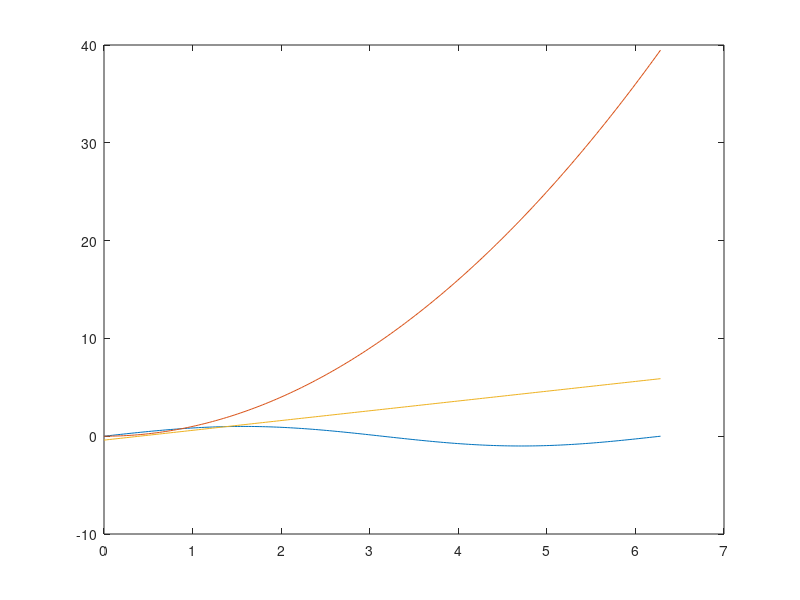

The MATLAB script that drew this image:
a=2;
b=2;
c=a+b;
disp(c);
disp(a*c);
q=sin(c);
h=cos(67)
disp(q);
s=[1,2,3,4];
p=[5;6;7;8];
disp(s*p);
disp(s');
a
g=[1,2,3;4,5,6;7,8,9];
k=[2,4,6;1,3,5;7,8,9];
g*k 
x = 0:pi/100:2*pi;
y1 = sin(x);
y2=x.^2;
y3=x-0.4;
plot(x,y1,x,y2,x,y3);


